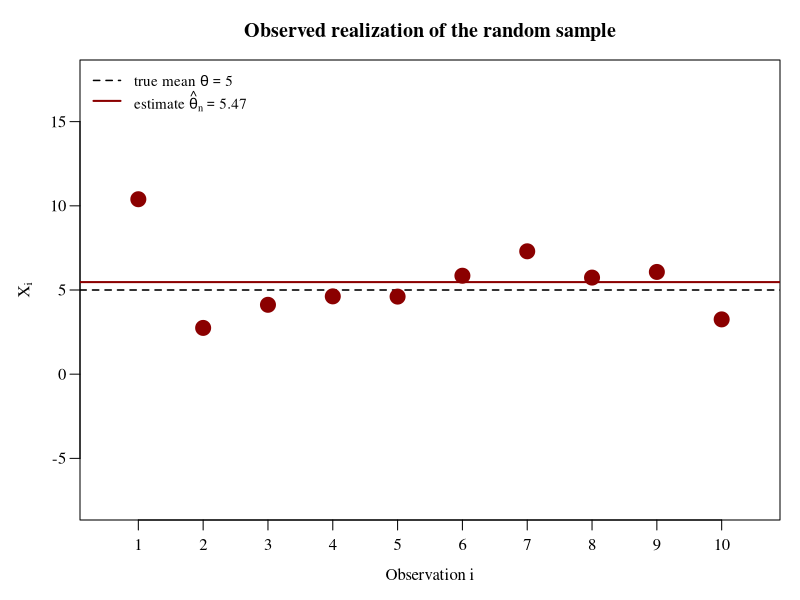
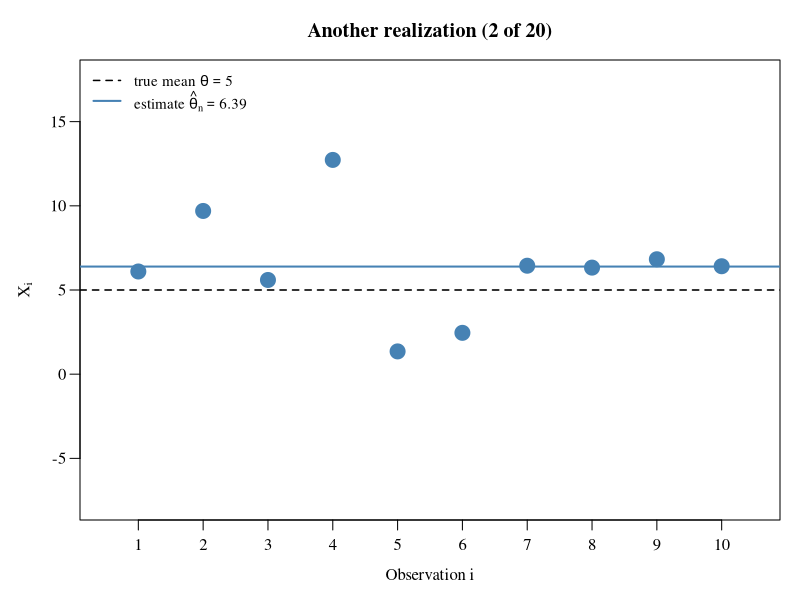
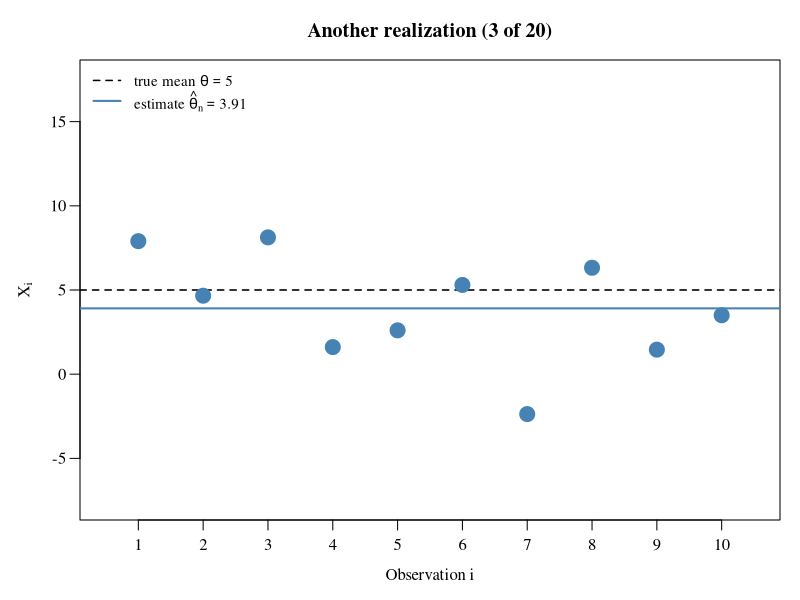
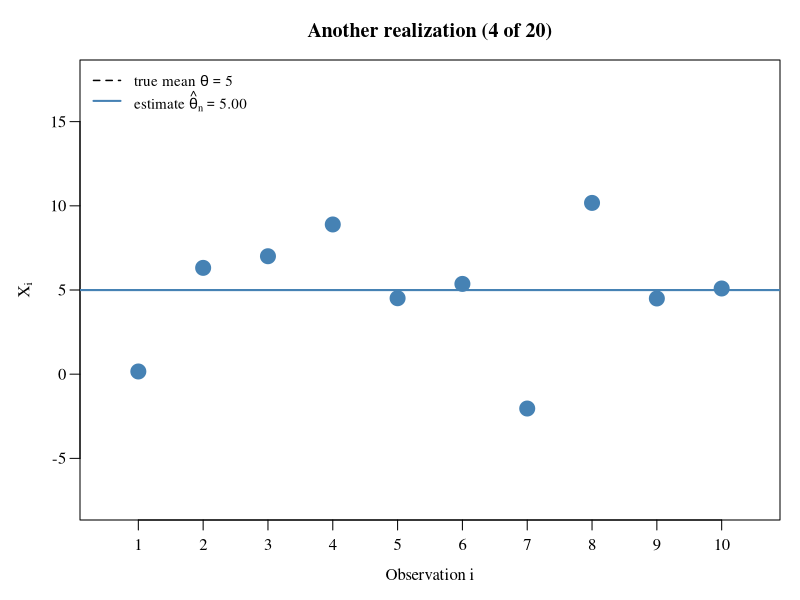
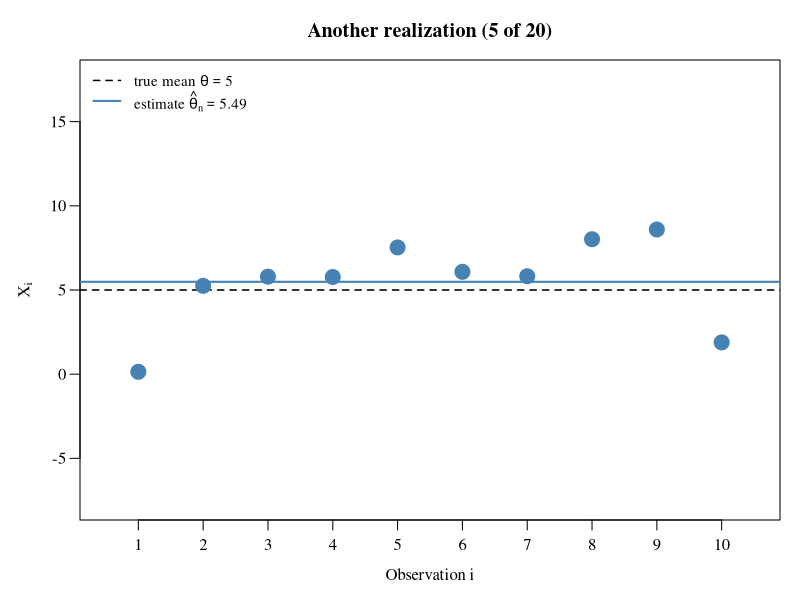
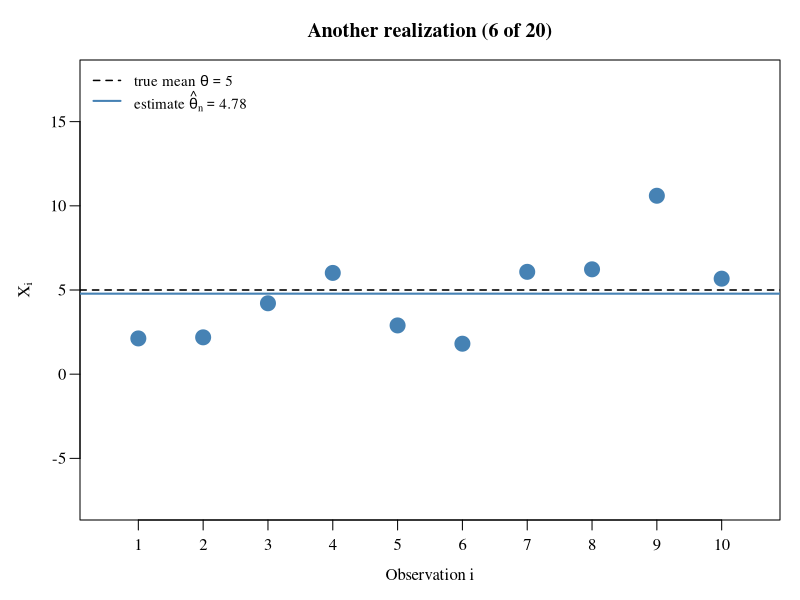
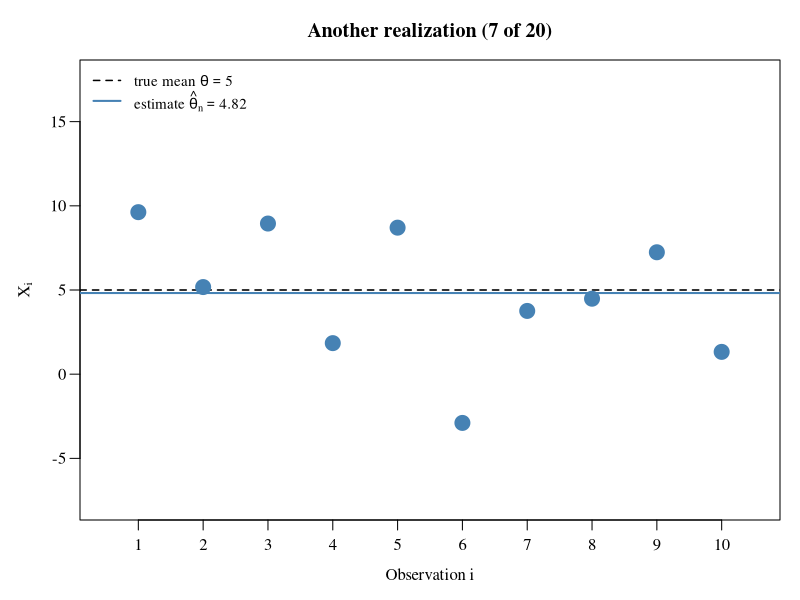
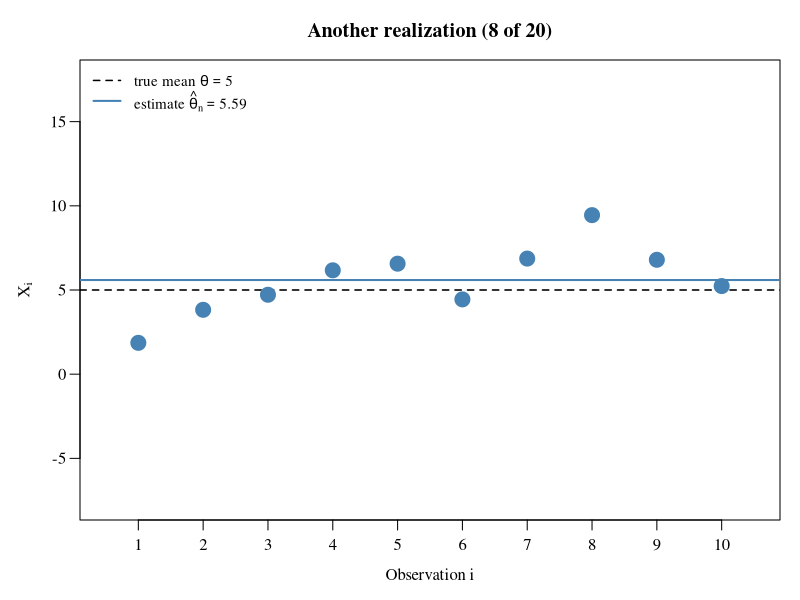

Recreate these plots in R, in order.
## ---- chunk 1
#| echo: true
set.seed(321)

mean_X <- 5
var_X  <- 10
n      <- 10

sample_X <- rnorm(n = n, mean = mean_X, sd = sqrt(var_X))
## ---- chunk 2
#| echo: false
#| fig-width: 7
#| fig-height: 4.5
#| fig-retina: 1
#| fig.keep: !expr if (knitr::is_html_output()) "all" else "first"
#| animation.hook: !expr if (knitr::is_html_output()) "gifski" else NULL
#| interval: 1
R        <- 20                             # number of realizations
X_sample <- cbind(sample_X,                # first column: observed sample
                  matrix(rnorm(n * (R - 1), mean = mean_X, sd = sqrt(var_X)),
                         nrow = n))

for (r in seq_len(R)) {
  col_r <- if (r == 1) "darkred" else "steelblue"
  par(mgp = c(2.2, 0.7, 0), las = 1, family = "serif", mar = c(4, 4, 3, 1))
  plot(NA, xlim = c(0.5, n + 0.5), ylim = mean_X + c(-4, 4) * sqrt(var_X),
       xlab = "Observation i", ylab = expression(X[i]), xaxt = "n",
       main = if (r == 1) "Observed realization of the random sample"
              else paste0("Another realization (", r, " of ", R, ")"))
  axis(1, at = seq_len(n))
  abline(h = mean_X, lty = 2, lwd = 1.5)
  abline(h = mean(X_sample[, r]), lwd = 2, col = col_r)
  points(seq_len(n), X_sample[, r], pch = 19, cex = 2, col = col_r)
  legend("topleft", bty = "n", lty = c(2, 1), lwd = c(1.5, 2),
         col = c(par("fg"), col_r), cex = 0.9,
         legend = c(bquote("true mean" ~ theta == .(mean_X)),
                    bquote("estimate" ~ hat(theta)[n] ==
                           .(format(round(mean(X_sample[, r]), 2), nsmall = 2)))))
}
## ---- chunk 3
#| echo: true
set.seed(321)

n    <- 20
beta <- c(2, -1)

X   <- cbind(1, runif(n, min = 0, max = 4))   # first column: intercept
eps <- rnorm(n, mean = 0, sd = 1)
Y   <- X %*% beta + eps

beta_hat <- solve(t(X) %*% X) %*% t(X) %*% Y
## ---- chunk 4
#| echo: false
#| fig-width: 7
#| fig-height: 4.5
#| fig-retina: 1
#| fig.keep: !expr if (knitr::is_html_output()) "all" else "first"
#| animation.hook: !expr if (knitr::is_html_output()) "gifski" else NULL
#| interval: 1
R <- 20                                    # number of realizations

for (r in seq_len(R)) {
  if (r > 1) {                             # r = 1: observed sample
    X <- cbind(1, runif(n, min = 0, max = 4))
    Y <- X %*% beta + rnorm(n, mean = 0, sd = 1)
  }
  b_r   <- solve(t(X) %*% X) %*% t(X) %*% Y
  col_r <- if (r == 1) "darkred" else "steelblue"
  par(mgp = c(2.2, 0.7, 0), las = 1, family = "serif", mar = c(4, 4, 3, 1))
  plot(NA, xlim = c(0, 4), ylim = c(-5, 5),
       xlab = expression(X[i2]), ylab = expression(Y[i]),
       main = if (r == 1) "Observed realization of the random sample"
              else paste0("Another realization (", r, " of ", R, ")"))
  abline(a = beta[1], b = beta[2], lty = 2, lwd = 1.5)
  abline(a = b_r[1], b = b_r[2], lwd = 2, col = col_r)
  points(X[, 2], Y, pch = 19, cex = 1.5, col = col_r)
  legend("topright", bty = "n", lty = c(2, 1), lwd = c(1.5, 2),
         col = c(par("fg"), col_r), cex = 0.9,
         legend = c(bquote("true line:" ~ beta == group("(", list(.(beta[1]), .(beta[2])), ")")),
                    bquote("estimate:" ~ hat(beta)[n] ==
                           group("(", list(.(format(round(b_r[1], 2), nsmall = 2)),
                                           .(format(round(b_r[2], 2), nsmall = 2))), ")"))))
}
